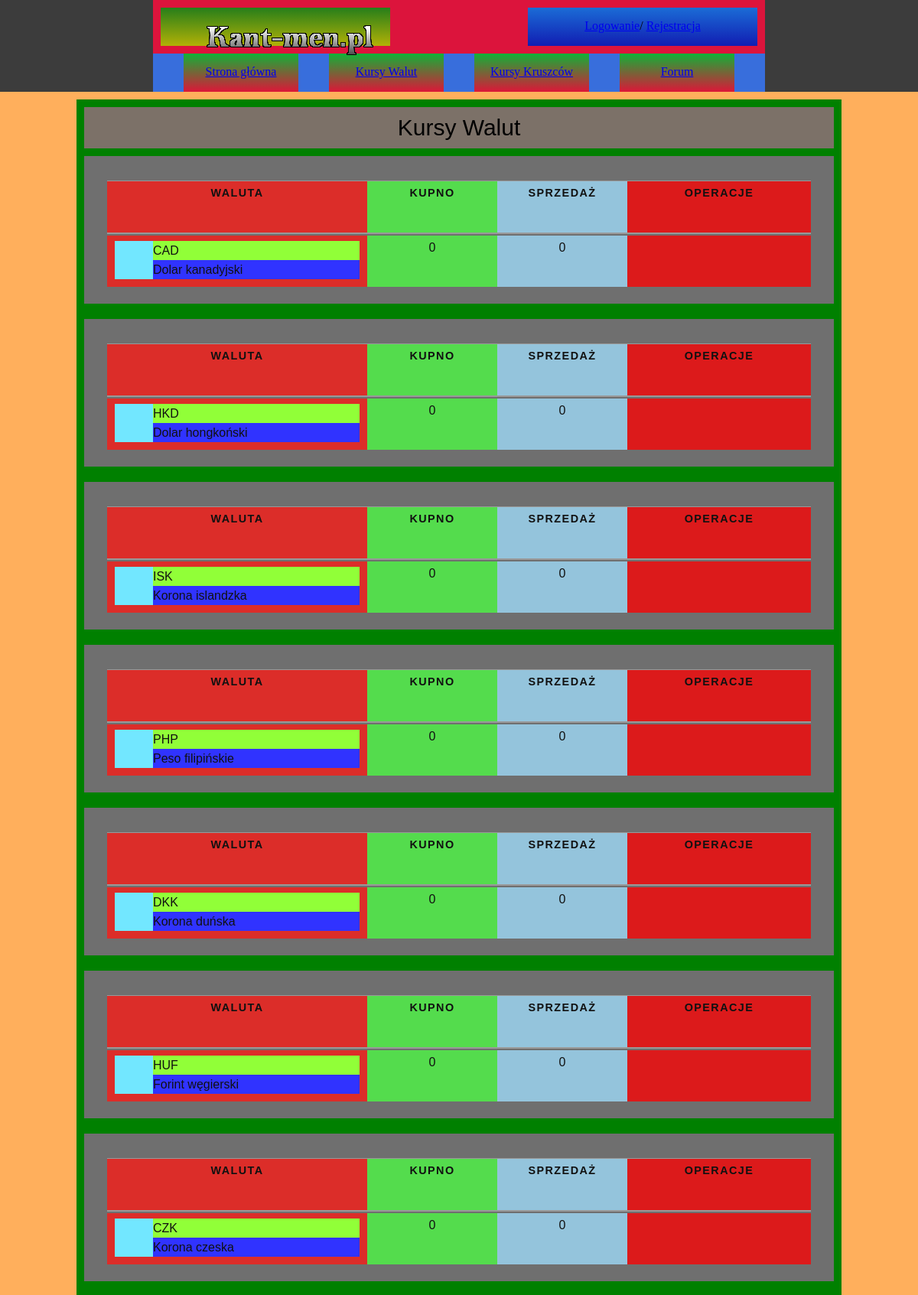
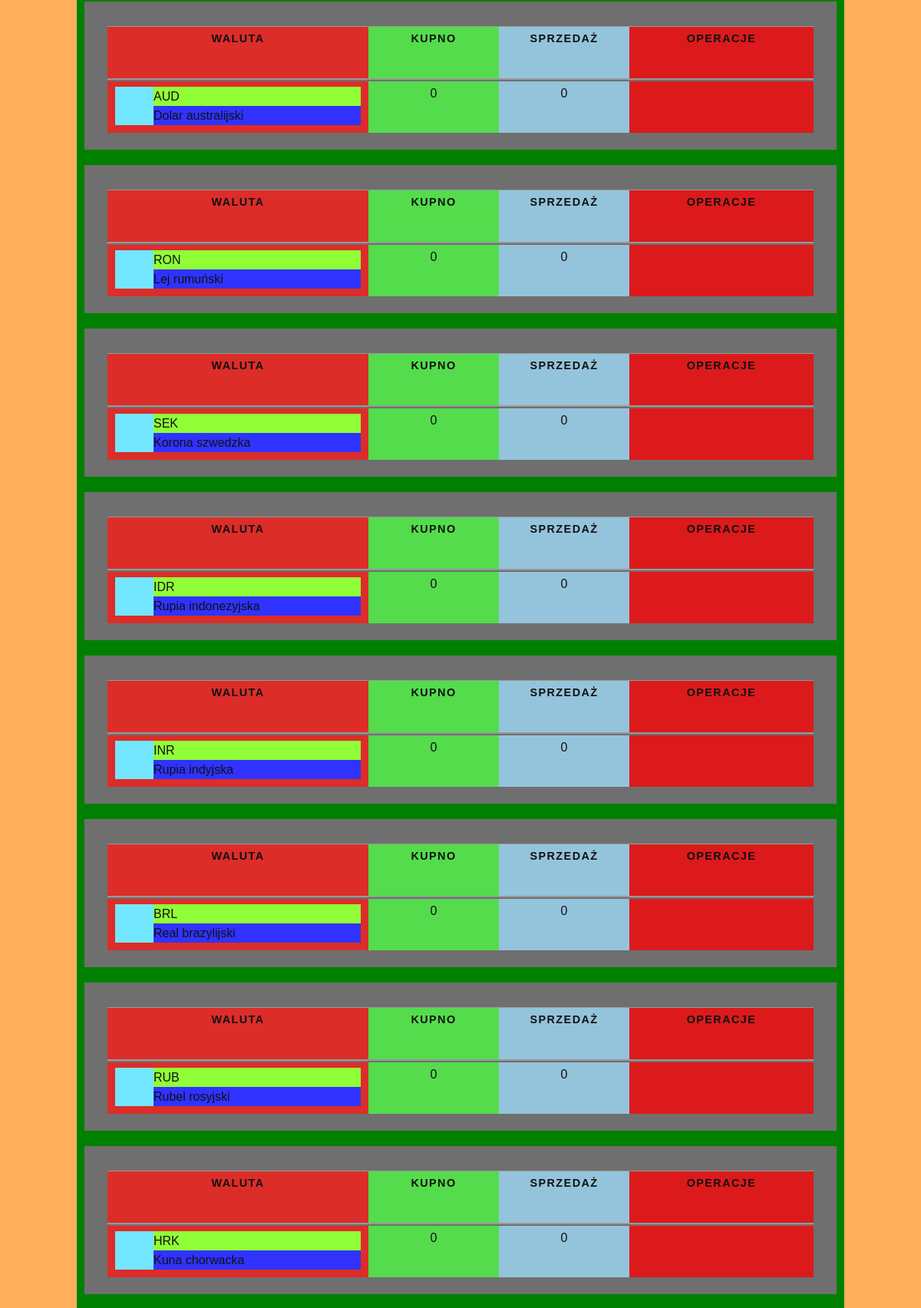
The app's page /waluty.php (upper part) with its own data (2 pictures, top to bottom).
### tables this page shows
CREATE TABLE `waluta` (
  `ID_WALUTA` int(11) NOT NULL,
  `KOD_WALUTA` varchar(3) DEFAULT NULL,
  `NAZWA` varchar(30) NOT NULL,
  `KUPNO` double NOT NULL DEFAULT 0,
  `SPRZEDAZ` double NOT NULL DEFAULT 0
);

### waluty.php (the view, shortened to what this page needs)
<!DOCTYPE HTML>
<html>
<head>
    <link href="CSS/styleGlowne.css" rel="stylesheet" type="text/css">
    <link href="CSS/styleWalutyKruszce.css" rel="stylesheet" type="text/css">
</head>
<body>
<?php
include_once('rysowanieMenu.php');
?>
<main>
    <article>
        <div class="pas-tytulowy">
                Kursy Walut
        </div>
        <?php
                    require_once "polaczeniezMySQL.php";
                    $polaczenie = @new mysqli($host,$db_user,$db_password,$db_name);
                    if($polaczenie->connect_errno!=0)
                    {
                        echo "Error: ".$polaczenie->connect_errno;
                    }
                    else
                    {
                        $rezultat = $polaczenie->query("SELECT * FROM waluta");
                        if(!$rezultat)
                        {
                        throw new Exception($polaczenie->error);
                        }
                        else
                        {
                        while($row = mysqli_fetch_assoc($rezultat))
                        {
        ?>
        <section class="tablica-walut">
            <div class="tabliczki">
                <table>
                    <tr>
                        <th class="nazwa-waluty">Waluta</th>
                        <th class="kupno-waluty">Kupno</th>
                        <th class="sprzedaz-waluty">Sprzedaż</th>
                        <th class="operacje-waluty">Operacje</th>
                    </tr>
                    <tr class="co-drugi">
                        <td class="nazwa-waluty">
                            <div class="flaga"></div>
                            <div class="nazwa-skrocona">
                                <?php echo $row['KOD_WALUTA']; ?>
                            </div>
                            <div class="nazwa-calkowita">
                                <?php echo $row['NAZWA']; ?>
                            </div>
                        </td>
                        <td class="kupno-waluty">
                            <?php echo $row['KUPNO']; ?>
                        </td>
                        <td class="sprzedaz-waluty">
                            <?php echo $row['SPRZEDAZ']; ?>
                        </td>
                        <td class="operacje-waluty">
                        </td>
                    </tr>
                </table>
        </section>
        <?php
                    }
                    }
                    }
                ?>
    </article>
</main>
</body>
</html>

### CSS/styleGlowne.css (style rules this page uses)
body { background-color: #ffaf5c; justify-content: center; align-items: center; }
main { background-color: darkslateblue; margin-left: auto; margin-right: auto; width: 1000px; height: auto; margin-top: 130px; align-items: center; }

### CSS/styleWalutyKruszce.css (style rules this page uses)
article { background-color: green; width: 100%; height: 100%; }
.pas-tytulowy { position: relative; background-color: rgb(124, 113, 104); width: auto; margin: 10px; padding: 10px; text-align: center; font-family: Impact,Arial,sans-serif; font-size: 30px; top: 10px; }
.tablica-walut { background-color: rgb(111, 111, 111); margin: 20px 10px 10px 10px; padding: 10px 10px 10px 10px; text-align: center; display: flex; }
.nazwa-waluty { width:320px; height:50px; background-color: rgb(220, 45, 41); float: left; }
.kupno-waluty,.sprzedaz-waluty { width:150px; height:50px; background-color: rgb(84, 220, 77); float: left; }
.kupno-waluty { background-color: rgb(84, 220, 77); }
.sprzedaz-waluty { background-color: rgb(148, 196, 220); }
.operacje-waluty { width:220px; height:50px; background-color: rgb(220, 26, 27); float: left; }
.tabliczki { color: #111111; margin: 20px auto 10px auto; }
table { font-family: Arial, Verdana, sans-serif; }
th, td { padding: 7px 10px 10px 10px; }
th { text-transform: uppercase; letter-spacing: 0.1em; font-size: 90%; border-bottom: 2px solid #999; border-top: 1px solid #999; text-align: center; }
.flaga { width: 50px; height: 50px; float: left; background-color: #72e7ff; }
.nazwa-skrocona { width: 270px; height: 21px; float: left; background-color: #91ff38; text-align: left; padding-top: 4px; }
.nazwa-calkowita { width: 270px; height: 21px; float: left; background-color: #3033ff; text-align: left; padding-top: 4px; }

### records on screen
waluta: KOD_WALUTA "CAD", NAZWA "Dolar kanadyjski", KUPNO "0", SPRZEDAZ "0"
waluta: KOD_WALUTA "HKD", NAZWA "Dolar hongkoński", KUPNO "0", SPRZEDAZ "0"
waluta: KOD_WALUTA "ISK", NAZWA "Korona islandzka", KUPNO "0", SPRZEDAZ "0"
waluta: KOD_WALUTA "PHP", NAZWA "Peso filipińskie", KUPNO "0", SPRZEDAZ "0"
waluta: KOD_WALUTA "DKK", NAZWA "Korona duńska", KUPNO "0", SPRZEDAZ "0"
waluta: KOD_WALUTA "HUF", NAZWA "Forint węgierski", KUPNO "0", SPRZEDAZ "0"
waluta: KOD_WALUTA "CZK", NAZWA "Korona czeska", KUPNO "0", SPRZEDAZ "0"
waluta: KOD_WALUTA "AUD", NAZWA "Dolar australijski", KUPNO "0", SPRZEDAZ "0"
waluta: KOD_WALUTA "RON", NAZWA "Lej rumuński", KUPNO "0", SPRZEDAZ "0"
waluta: KOD_WALUTA "SEK", NAZWA "Korona szwedzka", KUPNO "0", SPRZEDAZ "0"
waluta: KOD_WALUTA "IDR", NAZWA "Rupia indonezyjska", KUPNO "0", SPRZEDAZ "0"
waluta: KOD_WALUTA "INR", NAZWA "Rupia indyjska", KUPNO "0", SPRZEDAZ "0"
waluta: KOD_WALUTA "BRL", NAZWA "Real brazylijski", KUPNO "0", SPRZEDAZ "0"
waluta: KOD_WALUTA "RUB", NAZWA "Rubel rosyjski", KUPNO "0", SPRZEDAZ "0"
waluta: KOD_WALUTA "HRK", NAZWA "Kuna chorwacka", KUPNO "0", SPRZEDAZ "0"
